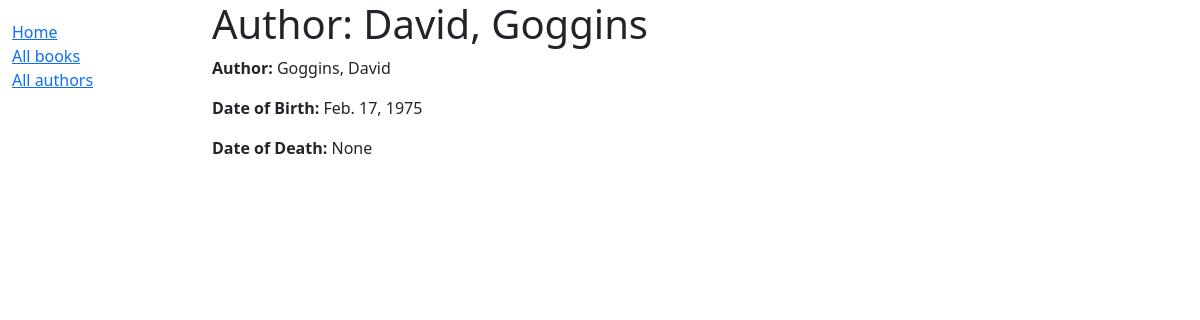
/catalog/author/2, run on the app's committed database.
### catalog/models.py (models this page shows, shortened)
class Author(models.Model):
    first_name = models.CharField(max_length=100)
    last_name = models.CharField(max_length=100)
    date_of_birth = models.DateField(null=True, blank=True)
    date_of_death = models.DateField('Died', null=True, blank=True)
    class Meta:
        ordering = ['last_name', 'first_name']

### catalog/views.py (the view)
# urls.py: path('author/<int:pk>', views.AuthorDetailView.as_view(), name='author-detail'),
class AuthorDetailView(generic.DetailView):
    model = Author
    paginate_by = 10

### catalog/templates/catalog/author_detail.html
{% extends "base_generic.html" %}
{% block content %}
  <h1>Author: {{ author.first_name }}, {{ author.last_name }}</h1>
  <p><strong>Author:</strong> {{ author.last_name }}, {{ author.first_name }}</a></p>
  <p><strong>Date of Birth:</strong> {{ author.date_of_birth }}</p>
  <p><strong>Date of Death:</strong> {{ author.date_of_death }}</p>
{% endblock %}

### data on the page
Author: last_name "Goggins", first_name "David", date_of_birth "Feb. 17, 1975", date_of_death "None"
